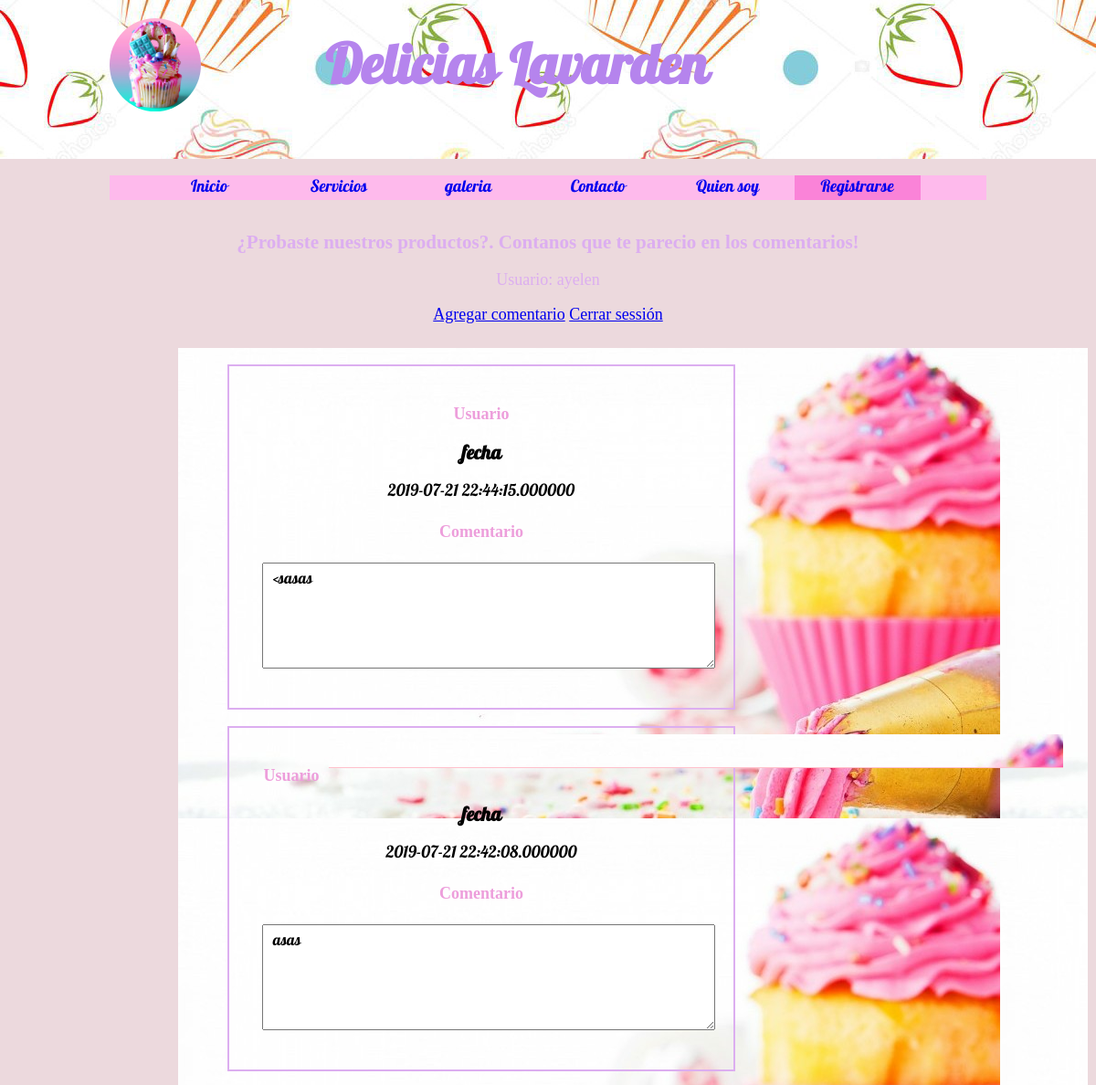
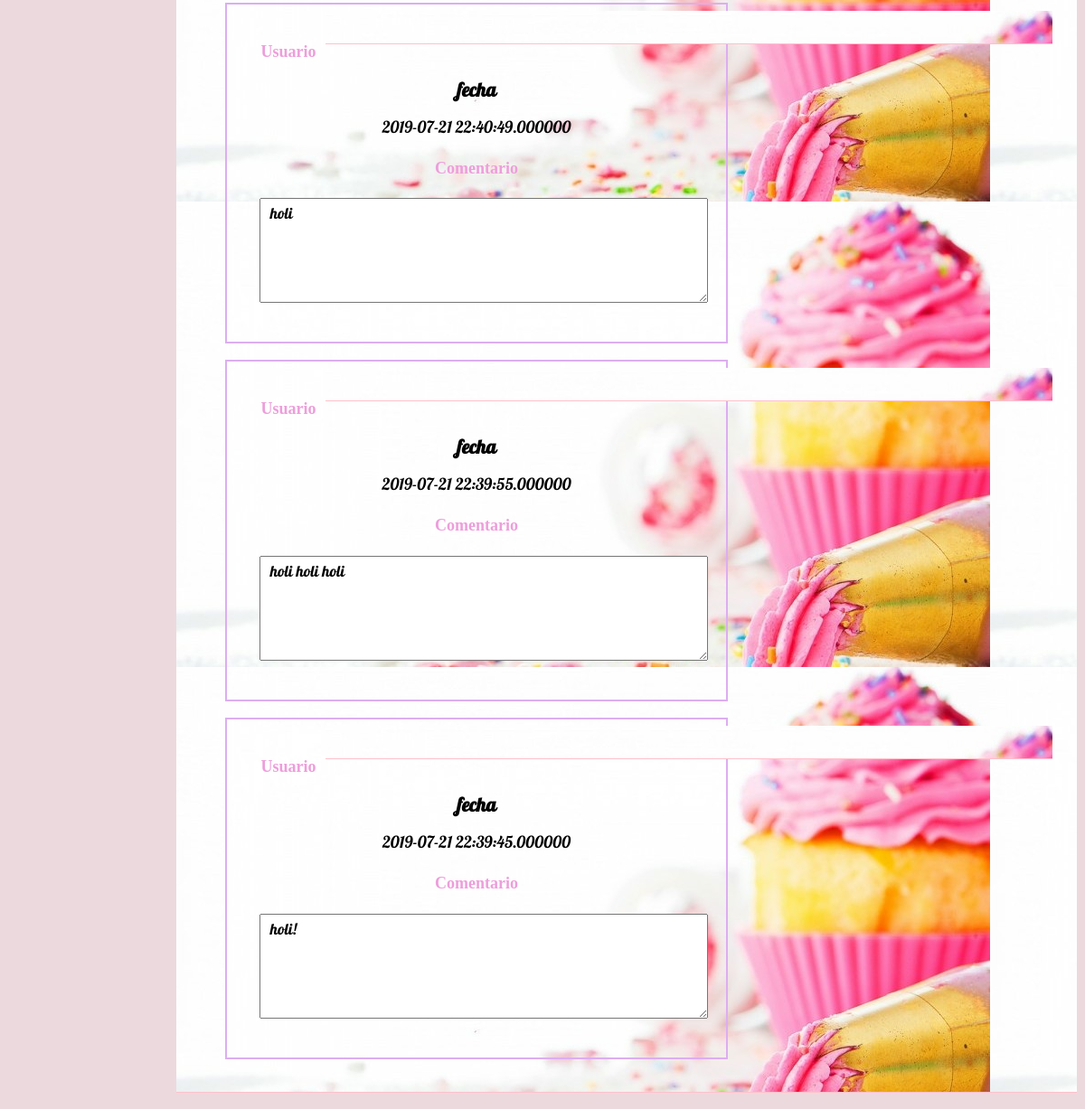
The app's page /visitas.php (signed in) with its own data (2 pictures, top to bottom).
### tables this page shows
CREATE TABLE IF NOT EXISTS `dlavarden` (
  `idusuario` int(11) NOT NULL AUTO_INCREMENT,
  `nombre` varchar(60) NOT NULL,
  `email` varchar(50) NOT NULL,
  `password` varchar(50) NOT NULL,
  PRIMARY KEY (`nombre`,`idusuario`)
);

CREATE TABLE IF NOT EXISTS `comentarios` (
  `idcomentario` int(11) NOT NULL AUTO_INCREMENT,
  `idusuario` int(11) NOT NULL,
  `comentario` text NOT NULL,
  `fecha` datetime(6) NOT NULL,
  PRIMARY KEY (`idcomentario`)
);

### funciones.php (called while the page is built, shortened)
<?php
    function nombre_usuario($idusuario){
    	global $conexion;
    	$rs = mysqli_query($conexion, "SELECT nombre FROM dlavarden WHERE idusuario='$idusuario'");
    	$fila =mysqli_fetch_array($rs);
    	return $fila['nombre'];
    }
?>

### visitas.php (the view, shortened to what this page needs)
<?php
     include('conexion.php');
     include('funciones.php');
$resultado = mysqli_query($conexion, "SELECT idusuario, comentario, fecha FROM comentarios ORDER BY fecha DESC LIMIT 5")
      ?>
<!DOCTYPE html>
<html>
<head>
	<link rel="stylesheet" type="text/css" href="css/normalize.css">
    <link rel="stylesheet" type="text/css" href="css/delicias.css">
</head>
<body>
		 	<header>
		<div>
			<div class="holder"/>
				<div class="logo"/>
					<img src="img/logo.jpg" width="100" alt="logotipo">
					<h1>Delicias Lavarden</h1>
		</div>
	</header>
		    <div class="holder">
			<nav>
				<ul>
		       <li><a href="index.html">Inicio</a></li>
			   <li><a href="servicios.html">Servicios</a></li>
			   <li><a href="galeria.html">galeria</a></li>
			   <li><a href="contacto.php">Contacto</a></li>
			   <li><a href="quiensoy.html">Quien soy</a></li>
               <li><a class="activo"  href="formulario.php">Registrarse</a></li>
			   </ul>
			</nav>
        </div>
        <div class="anuncio">
	<h3>¿Probaste nuestros productos?. Contanos que te parecio en los comentarios!</h3>
	<p>Usuario: <?php echo nombre_usuario($_SESSION['idusuario']); ?></p>
	<p> <a href="ingresa_comentario.php">Agregar comentario</a>
		<a href="salir.php">Cerrar sessión</a></p>
     </div>
    <?php
    while($fila = mysqli_fetch_array($resultado)){
     ?>
    <div class="caja">
		<table>
			<div class="caja2">
			<h4>Usuario</h4>
			<?php echo nombre_usuario($fila['idusuario']);  ?>
			<h3>fecha</h3>
				 <?php echo $fila['fecha'];  ?>
			<h4>Comentario</h4>
			<textarea rows="5"> <?php echo $fila['comentario'];  ?>
			</textarea>
			</div>
	</div>
     <?php  }  ?>
</body>
</html>

### css/delicias.css (style rules this page uses)
body { background-color:#ecd9dd; font-size: 18px; line-height:20px; font-family:'lobsterregular'; }
header { background: url(../img/fondo.jpg); font-size: 20px; padding: 1em 0; }
.logo img { border-radius: 80%; }
header h1 { color: #b584ed; font-size: 3em; font-family: 'lobsterregular'; font-weight: 100px; display: inline-block; position: relative; bottom: 0.5em; margin-left: 2.2em; text-align: center; }
nav { background-color:#FEBAEC; margin-bottom: 2em; }
nav ul li { display: inline-block; width: 15%; }
nav ul li a { text-align: center; text-decoration: none; padding: 0.2em 0.4em; display: block; }
nav ul li a.activo { background-color:#FA83D8; }
.holder { width: 960px; margin: 0 auto; }
input, textarea { width: 100%; margin-bottom: 20px; padding: 7px; font-size: 17px; }
textarea { min-height:100px; max-height:100px; }
.caja { font-size: 1em; float: right; }
.anuncio { text-align: center; font-family: cursive; color: #DCAEF0; }
.caja { background:url(../img/magda.jpg) ; margin: 0.5em 0.5em 1em 0.5em; padding: 1em 1em 1em 1em; text-align: center; border-bottom: 1px solid pink; position: relative; width: 80%; }
.caja2 { margin: 0em 3em 1em 2em; padding: 1em 2em 1em 2em; width: 50%; border: 2px solid #DCAEF0; }
.caja2 h4 { font-family: cursive; color:#ED9EDB; }
h1 { text-align: left; margin-left: 2em; color: orange; font-size: 40px; }
p { text-align: center; }

### records on screen
dlavarden: nombre "ayelen"
comentarios: fecha "2019-07-21 22:44:15.000000", comentario "<sasas"
comentarios: fecha "2019-07-21 22:42:08.000000", comentario "asas"
comentarios: fecha "2019-07-21 22:40:49.000000", comentario "holi"
comentarios: fecha "2019-07-21 22:39:55.000000", comentario "holi holi holi"
comentarios: fecha "2019-07-21 22:39:45.000000", comentario "holi!"
